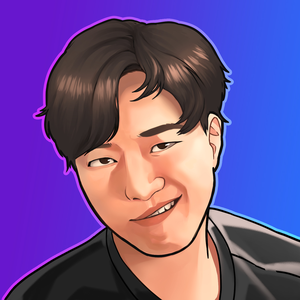
#> input picture khan.png, 300 x 300 px
$ python sinogram.py
#> lines starting #> are read from the running program, lines starting #| are printed output that depends on the picture
import numpy as np
import imutils
import skimage
import scipy.fftpack as fft
import scipy
import cv2 as cv
import matplotlib.pyplot as plt

def radon(image, steps):
    projections = []
    dTheta = -180.0 / steps
    for i in range(steps):
        rotated = imutils.rotate(image, i * dTheta)
        # cv.imshow('rotated', rotated)
        # cv.waitKey(0)
        projection = np.sum(rotated, axis=0)
        projections.append(projection)

    return projections

def fft_translate(projs):
    return fft.rfft(projs, axis=1)

def ramp_filter(ffts):
    ramp = np.floor(np.arange(0.5, ffts.shape[1] // 2 + 0.1, 0.5))
    return ffts * ramp

def inverse_fft_translate(operator):
    return fft.irfft(operator, axis=1)

def back_project(operator):
    laminogram = np.zeros((operator.shape[1], operator.shape[1]))
    dTheta = 180.0 / operator.shape[0]
    for i in range(operator.shape[0]):
        temp = np.tile(operator[i], (operator.shape[1], 1))
        temp = skimage.transform.rotate(temp, i * dTheta)
        laminogram += temp
    return laminogram

img = cv.imread('./khan.png', 0)
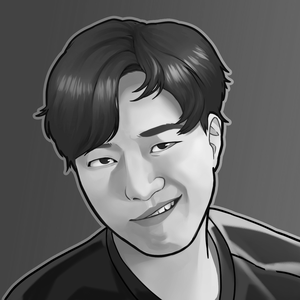
#> img: shape (300, 300); min 0, max 255, mean 97.3
sinogram = radon(img, 180)
#> after the loop in radon, `for i in range(steps):`: projections = 180 items
#> sinogram = 180 items
sinogram = np.array(sinogram, dtype=np.float32)
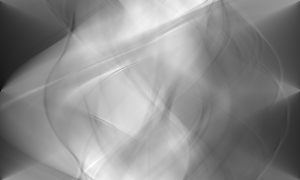
#> sinogram: shape (180, 300) float32; min 0, max 48567, mean 26577; drawn with min black and max white

plt.imshow(sinogram, cmap='gray')
plt.title('sinogram')
plt.show()

unfiltered_reconstruction = back_project(sinogram)
#> after the loop in back_project, `for i in range(operator.shape[0]):`:
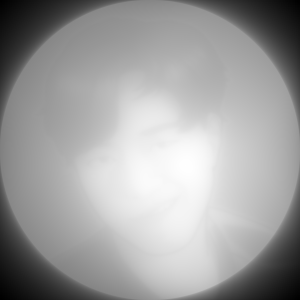
#> laminogram: shape (300, 300) float64; min 20097, max 7081795, mean 4429425.5; drawn with min black and max white
plt.imshow(unfiltered_reconstruction, cmap='gray')
plt.title('unfiltered reconstruction')
plt.show()

frequency_domain_sinogram = fft_translate(sinogram)

plt.imshow(frequency_domain_sinogram.real, cmap='gray')
plt.title('frequency domain sinogram')
plt.show()

filtered_frequency_domain_sinogram = ramp_filter(frequency_domain_sinogram)
plt.imshow(filtered_frequency_domain_sinogram.real, cmap='gray')
plt.title('filtered frequency domain sinogram')
plt.show()

filtered_sinogram = inverse_fft_translate(filtered_frequency_domain_sinogram)
#> in inverse_fft_translate, `return fft.irfft(operator, axis=1)`:
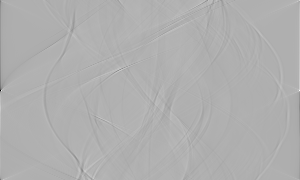
#> returned value: shape (180, 300) float64; min -1651650.8, max 739724.4, mean 0; drawn with min black and max white
plt.imshow(filtered_sinogram.real, cmap='gray')
plt.title('filtered sinogram')
plt.show()

filtered_reconstruction = back_project(filtered_sinogram)
#> the loop in back_project (call 2), `for i in range(operator.shape[0]):` made 180 passes
#> pass 1, in back_project (call 2), `temp = np.tile(operator[i], (operator.shape[1], 1))`:
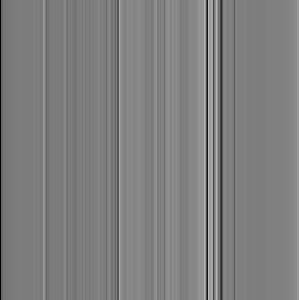
#> temp: shape (300, 300) float64; min -353451.5, max 352576.1, mean 0; drawn with min black and max white
#> after the loop in back_project (call 2), `for i in range(operator.shape[0]):`:
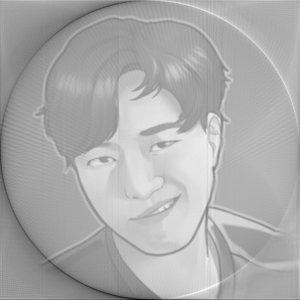
#> laminogram: shape (300, 300) float64; min -7605502, max 3998393.3, mean 243070.9; drawn with min black and max white
plt.imshow(filtered_reconstruction.real, cmap='gray')
plt.title('filtered reconstruction')
plt.show()

window = np.hamming(filtered_reconstruction.shape[0])
windowed = filtered_reconstruction * window
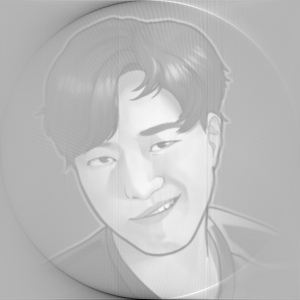
#> windowed: shape (300, 300) float64; min -7549840.3, max 3069531.9, mean 289367.8; drawn with min black and max white
plt.imshow(windowed.real, cmap='gray')
plt.title('windowed image')
plt.show()

$ run again, with test_img.png copied over khan.png
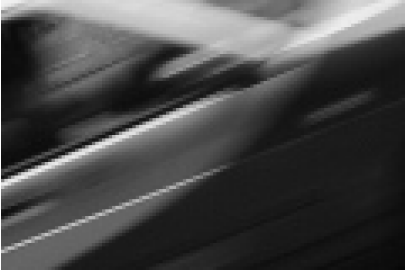
#> input picture test_img.png, 406 x 271 px
#> img is the input picture: shape (271, 406); min 6, max 255, mean 73.6
#> after the loop in radon, `for i in range(steps):`: projections = 180 items
#> after the loop in back_project (call 2), `for i in range(operator.shape[0]):`:
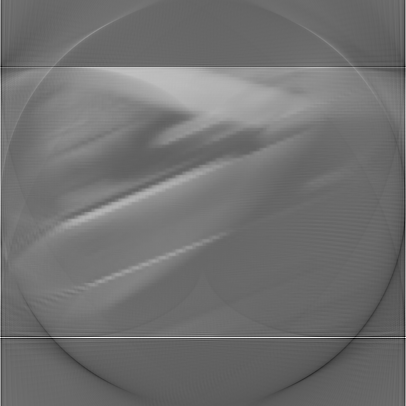
#> laminogram: shape (406, 406) float64; min -6772858.6, max 8802902.7, mean 135787.2; drawn with min black and max white
#> `windowed = filtered_reconstruction * window`:
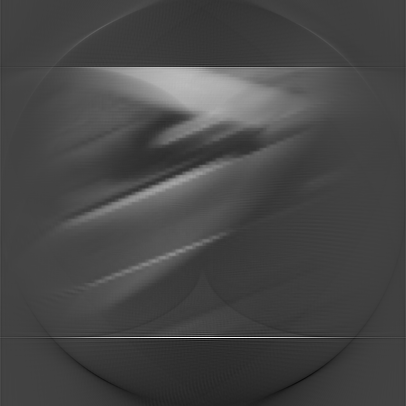
#> windowed: shape (406, 406) float64; min -2560198.2, max 7152276, mean 147195.2; drawn with min black and max white

$ run again, with cman.jpg saved as khan.png
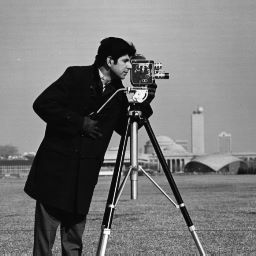
#> input picture cman.jpg, 256 x 256 px
#> img is the input picture: shape (256, 256); min 0, max 255, mean 118.7
#> after the loop in radon, `for i in range(steps):`: projections = 180 items
#> after the loop in back_project, `for i in range(operator.shape[0]):`:
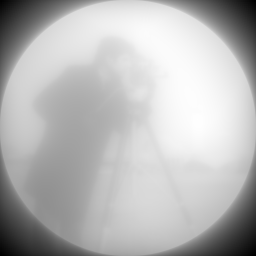
#> laminogram: shape (256, 256) float64; min 33514, max 5915836.2, mean 4259787.7; drawn with min black and max white
#> `windowed = filtered_reconstruction * window`:
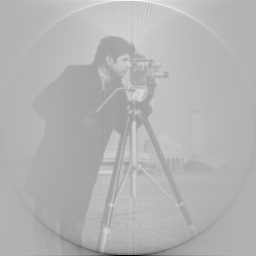
#> windowed: shape (256, 256) float64; min -11876949.5, max 5079717.8, mean 93502.6; drawn with min black and max white

$ run again, with detect609.jpg saved as khan.png
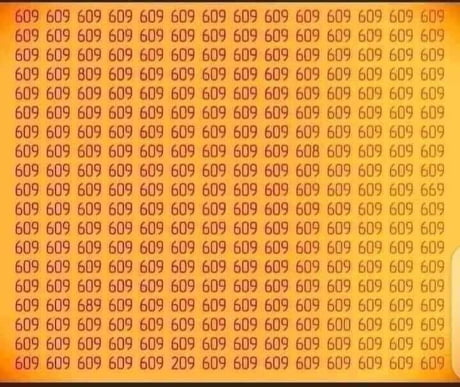
#> input picture detect609.jpg, 460 x 387 px
#> after the loop in radon, `for i in range(steps):`: projections = 180 items
#> `windowed = filtered_reconstruction * window`:
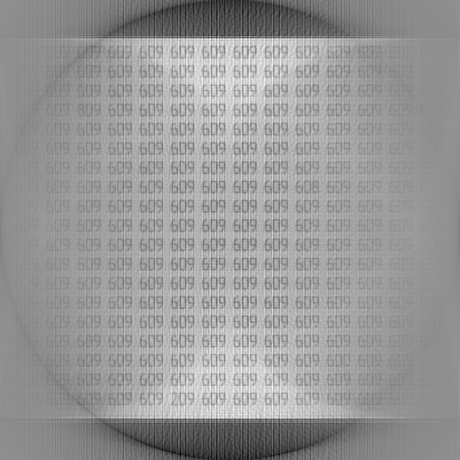
#> windowed: shape (460, 460) float64; min -6097116.2, max 4739606.5, mean 356508.1; drawn with min black and max white
